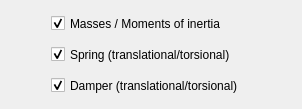
                  <widget class="QWidget" name="tab_multiple_remove">
                   <attribute name="title">
                    <string>Multiple</string>
                   </attribute>
                   <layout class="QGridLayout" name="gridLayout_8">
                    <item row="1" column="1">
                     <widget class="QCheckBox" name="checkBox_remove_spring">
                      <property name="minimumSize">
                       <size>
                        <width>200</width>
                        <height>25</height>
                       </size>
                      </property>
                      <property name="maximumSize">
                       <size>
                        <width>250</width>
                        <height>25</height>
                       </size>
                      </property>
                      <property name="text">
                       <string>Spring (translational/torsional)</string>
                      </property>
                      <property name="checked">
                       <bool>true</bool>
                      </property>
                     </widget>
                    </item>
                    <item row="0" column="1">
                     <widget class="QCheckBox" name="checkBox_remove_mass">
                      <property name="minimumSize">
                       <size>
                        <width>200</width>
                        <height>25</height>
                       </size>
                      </property>
                      <property name="maximumSize">
                       <size>
                        <width>250</width>
                        <height>25</height>
                       </size>
                      </property>
                      <property name="text">
                       <string>Masses / Moments of inertia</string>
                      </property>
                      <property name="checked">
                       <bool>true</bool>
                      </property>
                     </widget>
                    </item>
                    <item row="2" column="1">
                     <widget class="QCheckBox" name="checkBox_remove_damper">
                      <property name="minimumSize">
                       <size>
                        <width>200</width>
                        <height>25</height>
                       </size>
                      </property>
                      <property name="maximumSize">
                       <size>
                        <width>250</width>
                        <height>25</height>
                       </size>
                      </property>
                      <property name="text">
                       <string>Damper (translational/torsional)</string>
                      </property>
                      <property name="checked">
                       <bool>true</bool>
                      </property>
                     </widget>
                    </item>
                    <item row="0" column="0">
                     <spacer name="horizontalSpacer_3">
                      <property name="orientation">
                       <enum>Qt::Horizontal</enum>
                      </property>
                      <property name="sizeHint" stdset="0">
                       <size>
                        <width>40</width>
                        <height>20</height>
                       </size>
                      </property>
                     </spacer>
                    </item>
                    <item row="0" column="2">
                     <spacer name="horizontalSpacer_4">
                      <property name="orientation">
                       <enum>Qt::Horizontal</enum>
                      </property>
                      <property name="sizeHint" stdset="0">
                       <size>
                        <width>40</width>
                        <height>20</height>
                       </size>
                      </property>
                     </spacer>
                    </item>
                   </layout>
                  </widget>
